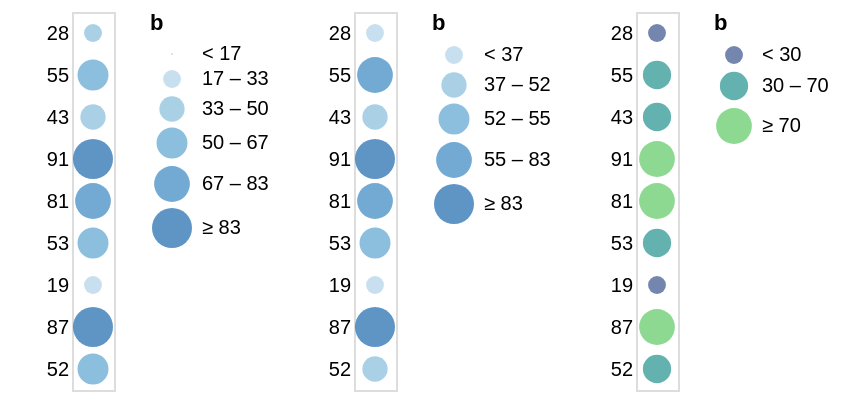

The specification (Vega-Lite) saved for this image:
### Vega specification from a JSON file in a GitHub repository (floating-point values rounded to 4 significant figures)
{"$schema": "https://vega.github.io/schema/vega/v4.json", "description": "A simple bar chart with embedded data.", "autosize": "pad", "padding": 5, "data": [{"name": "source_0", "values": [{"a": "A", "b": 28}, {"a": "B", "b": 55}, {"a": "C", "b": 43}, {"a": "D", "b": 91}, {"a": "E", "b": 81}, {"a": "F", "b": 53}, {"a": "G", "b": 19}, {"a": "H", "b": 87}, {"a": "I", "b": 52}]}, {"name": "data_1", "source": "source_0", "transform": [{"type": "formula", "expr": "toNumber(datum[\"b\"])", "as": "b"}, {"type": "filter", "expr": "datum[\"b\"] !== null && !isNaN(datum[\"b\"])"}]}, {"name": "data_2", "source": "source_0", "transform": [{"type": "formula", "expr": "toNumber(datum[\"b\"])", "as": "b"}, {"type": "filter", "expr": "datum[\"b\"] !== null && !isNaN(datum[\"b\"])"}]}, {"name": "data_3", "source": "source_0", "transform": [{"type": "formula", "expr": "toNumber(datum[\"b\"])", "as": "b"}, {"type": "filter", "expr": "datum[\"b\"] !== null && !isNaN(datum[\"b\"])"}]}], "signals": [{"name": "concat_0_width", "value": 21}, {"name": "concat_0_y_step", "value": 21}, {"name": "concat_0_height", "update": "bandspace(domain('concat_0_y').length, 1, 0.5) * concat_0_y_step"}, {"name": "concat_1_width", "value": 21}, {"name": "concat_1_y_step", "value": 21}, {"name": "concat_1_height", "update": "bandspace(domain('concat_1_y').length, 1, 0.5) * concat_1_y_step"}, {"name": "concat_2_width", "value": 21}, {"name": "concat_2_y_step", "value": 21}, {"name": "concat_2_height", "update": "bandspace(domain('concat_2_y').length, 1, 0.5) * concat_2_y_step"}], "layout": {"padding": {"row": 10, "column": 10}, "bounds": "full", "align": "each"}, "marks": [{"type": "group", "name": "concat_0_group", "style": "cell", "encode": {"update": {"width": {"signal": "concat_0_width"}, "height": {"signal": "concat_0_height"}}}, "marks": [{"name": "concat_0_marks", "type": "symbol", "style": ["circle"], "from": {"data": "data_1"}, "encode": {"update": {"opacity": {"value": 0.7}, "fill": {"scale": "concat_0_color", "field": "b"}, "x": {"signal": "concat_0_width", "mult": 0.5}, "y": {"scale": "concat_0_y", "field": "b"}, "size": {"scale": "concat_0_size", "field": "b"}, "shape": {"value": "circle"}}}}], "axes": [{"scale": "concat_0_y", "orient": "left", "grid": false, "domain": false, "ticks": false, "zindex": 1}], "legends": [{"fill": "concat_0_color", "title": "b", "encode": {"symbols": {"update": {"shape": {"value": "circle"}, "opacity": {"value": 0.7}}}}, "size": "concat_0_size"}]}, {"type": "group", "name": "concat_1_group", "style": "cell", "encode": {"update": {"width": {"signal": "concat_1_width"}, "height": {"signal": "concat_1_height"}}}, "marks": [{"name": "concat_1_marks", "type": "symbol", "style": ["circle"], "from": {"data": "data_2"}, "encode": {"update": {"opacity": {"value": 0.7}, "fill": {"scale": "concat_1_color", "field": "b"}, "x": {"signal": "concat_1_width", "mult": 0.5}, "y": {"scale": "concat_1_y", "field": "b"}, "size": {"scale": "concat_1_size", "field": "b"}, "shape": {"value": "circle"}}}}], "axes": [{"scale": "concat_1_y", "orient": "left", "grid": false, "domain": false, "ticks": false, "zindex": 1}], "legends": [{"format": "d", "fill": "concat_1_color", "title": "b", "encode": {"symbols": {"update": {"shape": {"value": "circle"}, "opacity": {"value": 0.7}}}}, "size": "concat_1_size"}]}, {"type": "group", "name": "concat_2_group", "style": "cell", "encode": {"update": {"width": {"signal": "concat_2_width"}, "height": {"signal": "concat_2_height"}}}, "marks": [{"name": "concat_2_marks", "type": "symbol", "style": ["circle"], "from": {"data": "data_3"}, "encode": {"update": {"opacity": {"value": 0.7}, "fill": {"scale": "concat_2_color", "field": "b"}, "x": {"signal": "concat_2_width", "mult": 0.5}, "y": {"scale": "concat_2_y", "field": "b"}, "size": {"scale": "concat_2_size", "field": "b"}, "shape": {"value": "circle"}}}}], "axes": [{"scale": "concat_2_y", "orient": "left", "grid": false, "domain": false, "ticks": false, "zindex": 1}], "legends": [{"format": "d", "fill": "concat_2_color", "title": "b", "encode": {"symbols": {"update": {"shape": {"value": "circle"}, "opacity": {"value": 0.7}}}}, "size": "concat_2_size"}]}], "scales": [{"name": "concat_0_y", "type": "point", "domain": {"data": "data_1", "field": "b"}, "range": {"step": {"signal": "concat_0_y_step"}}, "padding": 0.5}, {"name": "concat_0_color", "type": "quantize", "domain": {"data": "data_1", "field": "b"}, "range": "ordinal", "nice": true, "zero": false}, {"name": "concat_0_size", "type": "quantize", "domain": {"data": "data_1", "field": "b"}, "range": [1, 80, 160, 240, 320, 400], "nice": true, "zero": true}, {"name": "concat_1_y", "type": "point", "domain": {"data": "data_2", "field": "b"}, "range": {"step": {"signal": "concat_1_y_step"}}, "padding": 0.5}, {"name": "concat_1_color", "type": "quantile", "domain": {"data": "data_2", "field": "b"}, "range": "ordinal"}, {"name": "concat_1_size", "type": "quantile", "domain": {"data": "data_2", "field": "b"}, "range": [80, 160, 240, 320, 400]}, {"name": "concat_2_y", "type": "point", "domain": {"data": "data_3", "field": "b"}, "range": {"step": {"signal": "concat_2_y_step"}}, "padding": 0.5}, {"name": "concat_2_color", "type": "threshold", "domain": [30, 70], "range": {"scheme": "viridis"}}, {"name": "concat_2_size", "type": "threshold", "domain": [30, 70], "range": [80, 200, 320]}], "config": {"axisY": {"minExtent": 30}}}
